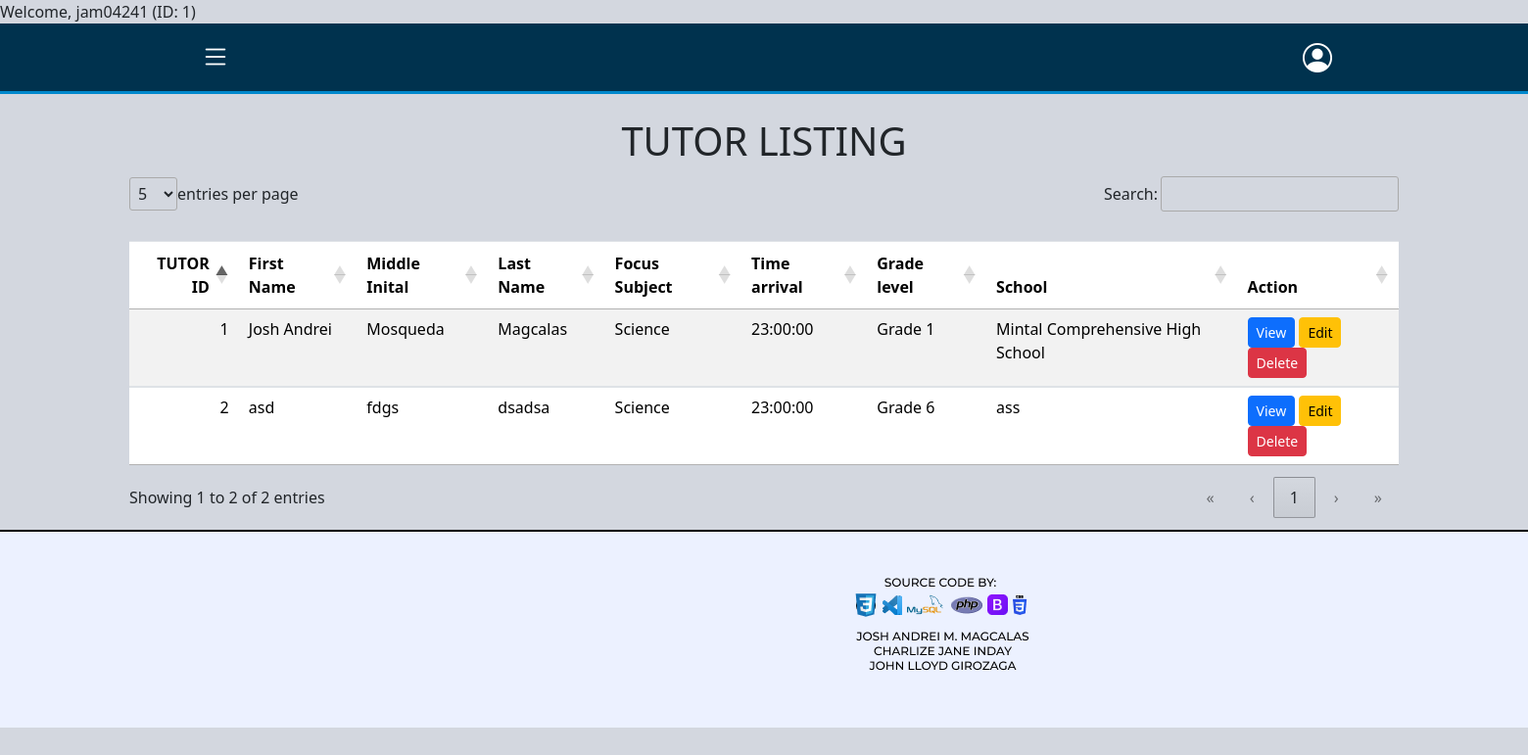
Screenshot of /website/tutorial-listing.php (signed in) with the database file from the repository.
### tables this page shows
CREATE TABLE `tbl_tutor_info` (
  `tutorial_id` int(11) NOT NULL,
  `date_start` date NOT NULL,
  `school` text NOT NULL,
  `grade_level` enum('Grade 1','Grade 2','Grade 3','Grade 4','Grade 5','Grade 6') NOT NULL,
  `time_arrival` time NOT NULL,
  `focus_subject` varchar(12) NOT NULL,
  `last_name` varchar(50) NOT NULL,
  `first_name` varchar(80) NOT NULL,
  `middle_name` varchar(50) DEFAULT NULL,
  `birthdate` date NOT NULL,
  `sex` enum('Male','Female') NOT NULL,
  `street` text NOT NULL,
  `city` varchar(50) NOT NULL,
  `zip_code` int(4) NOT NULL,
  `emergency_fullname` varchar(100) NOT NULL,
  `emergency_relationship` enum('Father','Mother','Guardian','Others') NOT NULL,
  `emergency_address` text NOT NULL,
  `emergency_contact_no` int(11) NOT NULL,
  `created_by` int(11) NOT NULL,
  `date_created` timestamp NOT NULL DEFAULT current_timestamp(),
  `updated_by` int(11) NOT NULL,
  `date_updated` timestamp NOT NULL DEFAULT current_timestamp(),
  `isactive` tinyint(1) NOT NULL DEFAULT 1
);

### website/tutorial-listing.php (the view, shortened to what this page needs)
<?php
include "../database/dbconnect.php";
try {
    $kindergarten1_students = [];
    $kindergarten2_students = [];
    $queries = [
        "SELECT * FROM tbl_tutor_info WHERE isactive = 1;",
        "SELECT * FROM tbl_tutor_info;",
        "SELECT * FROM tbl_tutor_info"
    ];
    foreach ($queries as $index => $query) {
        if ($conn->multi_query($query)) {
            do {
                if ($result = $conn->store_result()) {
                    while ($row = $result->fetch_assoc()) {
                        if ($index == 0) {
                            $nursery_students[] = $row;
                        } elseif ($index == 1) {
                            $kindergarten1_students[] = $row;
                        } elseif ($index == 2) {
                            $kindergarten2_students[] = $row;
                        }
                    }
                }
            } while ($conn->next_result());
        } else {
            throw new Exception("Query Failed: " . $conn->error);
        }
    }
} catch (Exception $e) {
    echo "Error: " . $e->getMessage();
}
?>
<!DOCTYPE html>
<html lang="en">
<head>
    <link rel="stylesheet" href="/bootstrap/css/bootstrap.css">
    <link rel="stylesheet" href="/DataTables/datatables.min.css">
    <link href="https://cdn.jsdelivr.net/npm/bootstrap@4.6.2/dist/css/bootstrap.min.css" rel="stylesheet">
    <link href="https://cdn.jsdelivr.net/npm/bootstrap@5.3.2/dist/css/bootstrap.min.css" rel="stylesheet">
    <link href="https://cdn.jsdelivr.net/npm/bootstrap-icons/font/bootstrap-icons.css" rel="stylesheet">
    <link rel="stylesheet" href="https://cdnjs.cloudflare.com/ajax/libs/font-awesome/6.7.2/css/all.min.css">
    <link rel="stylesheet" href="../DataTables/datatables.css">
    <link rel="stylesheet" href="https://cdn.datatables.net/1.13.6/css/jquery.dataTables.min.css">
</head>
<body>
    <?php include"../Layouts/navbar.php"?>
    <div class="container mt-4">
        <h1 class="text-center">TUTOR LISTING</h1>
            <table id="nursery-list" class="table table-striped mt-3">
                <thead>
                    <tr>
                        <th>TUTOR ID</th>
                        <th>First Name</th>
                        <th>Middle Inital</th>
                        <th>Last Name</th>
                        <th>Focus Subject</th>
                        <th>Time arrival</th>
                        <th>Grade level</th>
                        <th>School</th>
                        <th>Action</th>
                    </tr>
                </thead>
                <tbody>
                <?php if (!empty($nursery_students)): ?>
                    <?php foreach ($nursery_students as $row): ?>
                        <tr>
                        <td><?= htmlspecialchars($row['tutorial_id']) ?></td>
                        <td><?= htmlspecialchars($row['first_name']) ?></td>
                        <td><?= htmlspecialchars($row['middle_name']) ?></td>
                        <td><?= htmlspecialchars($row['last_name']) ?></td>
                        <td><?= htmlspecialchars($row['focus_subject']) ?></td>
                        <td><?= htmlspecialchars($row['time_arrival']) ?></td>
                        <td><?= htmlspecialchars($row['grade_level']) ?></td>
                        <td><?= htmlspecialchars($row['school']) ?></td>
                            <td>
                            <button type="button" class="btn btn-primary btn-sm view-student-btn" data-id="<?= htmlspecialchars($row['tutorial_id']) ?>" data-toggle="modal" data-target="#student-view">
                                View
                            </button>
                            <a class="btn btn-warning btn-sm edit-btn" href="update-tutorial-form.php?student_id=<?= htmlspecialchars($row['tutorial_id']); ?>">
                                    Edit
                                </a>
                                <form action="../database/db_delete_tutorial.php" method="POST" onsubmit="return confirm('Are you sure you want to delete this student?');" class="d-inline">
                                    <button type="submit" class="btn btn-danger btn-sm" >Delete</button>
                                </form>
                            </td>
                        </tr>
                        <?php endforeach; ?>
                    <?php else: ?>
                        <tr>
                            <td colspan="9" class="text-center">No students available</td>
                        </tr>
                    <?php endif; ?>
                </tbody>
            </table>
    </div>
    <div class="footer">
        <img src="../images/FOOTER.png" alt="Footer" class="footer-img">
    </div>
</body>
</html>

### DataTables/datatables.css (style rules this page uses)
:root { --dt-row-selected: 13, 110, 253; --dt-row-selected-text: 255, 255, 255; --dt-row-selected-link: 9, 10, 11; --dt-row-stripe: 0, 0, 0; --dt-row-hover: 0, 0, 0; --dt-column-ordering: 0, 0, 0; --dt-html-background: white; }
table.dataTable thead > tr > th.dt-orderable-asc, table.dataTable thead > tr > th.dt-orderable-desc, table.dataTable thead > tr > th.dt-ordering-asc, table.dataTable thead > tr > th.dt-ordering-desc, table.dataTable thead > tr > td.dt-orderable-asc, table.dataTable thead > tr > td.dt-orderable-desc, table.dataTable thead > tr > td.dt-ordering-asc, table.dataTable thead > tr > td.dt-ordering-desc { position: relative; padding-right: 30px; }
table.dataTable thead > tr > th.dt-orderable-asc, table.dataTable thead > tr > th.dt-orderable-desc, table.dataTable thead > tr > td.dt-orderable-asc, table.dataTable thead > tr > td.dt-orderable-desc { cursor: pointer; }
table.dataTable th, table.dataTable td { box-sizing: border-box; }
table.dataTable th.dt-type-numeric, table.dataTable th.dt-type-date, table.dataTable td.dt-type-numeric, table.dataTable td.dt-type-date { text-align: right; }
table.dataTable thead th, table.dataTable thead td, table.dataTable tfoot th, table.dataTable tfoot td { text-align: left; }
:root { --dt-row-hover-alpha: 0.035; --dt-row-stripe-alpha: 0.023; --dt-column-ordering-alpha: 0.019; --dt-row-selected-stripe-alpha: 0.923; --dt-row-selected-column-ordering-alpha: 0.919; }
table.dataTable { width: 100%; margin: 0 auto; border-spacing: 0; }
table.dataTable thead th, table.dataTable tfoot th { font-weight: bold; }
table.dataTable > thead > tr > th, table.dataTable > thead > tr > td { padding: 10px; border-bottom: 1px solid rgba(0, 0, 0, 0.3); }
table.dataTable > tbody > tr { background-color: transparent; }
table.dataTable > tbody > tr:first-child > * { border-top: none; }
table.dataTable > tbody > tr:last-child > * { border-bottom: none; }
table.dataTable > tbody > tr > th, table.dataTable > tbody > tr > td { padding: 8px 10px; }
div.dt-container div.dt-layout-full > *:only-child { margin-left: auto; margin-right: auto; }
div.dt-container.dt-empty-footer tbody > tr:last-child > * { border-bottom: 1px solid rgba(0, 0, 0, 0.3); }

### Layouts/navbar.php (style rules this page uses)
body { background-color: #d3d7df; margin: 0; padding: 0; }

### rows the page displays
tbl_tutor_info: tutorial_id "1", first_name "Josh Andrei", middle_name "Mosqueda", last_name "Magcalas", focus_subject "Science", time_arrival "23:00:00", grade_level "Grade 1", school "Mintal Comprehensive High School"
tbl_tutor_info: tutorial_id "2", first_name "asd", middle_name "fdgs", last_name "dsadsa", focus_subject "Science", time_arrival "23:00:00", grade_level "Grade 6", school "ass"

### other values shown
$_SESSION["username"] "jam04241"
$_SESSION["employee_id"] "1"
